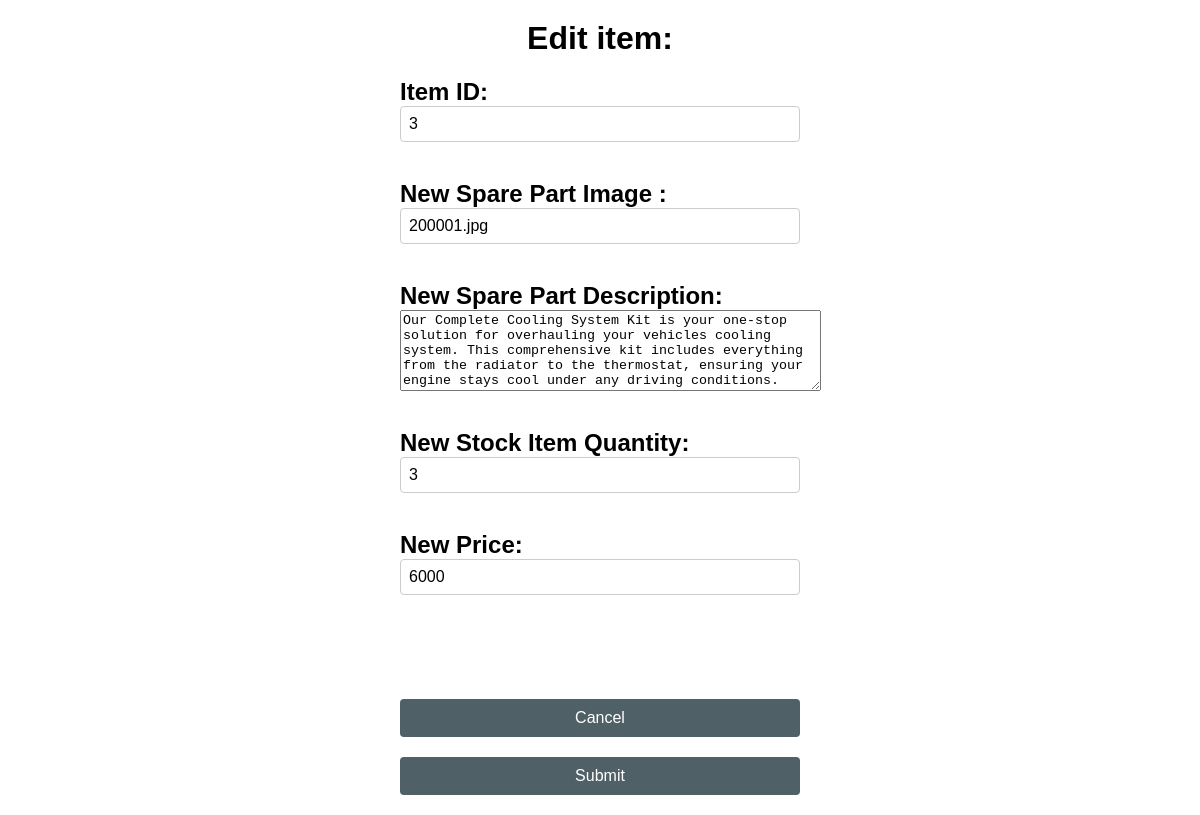
Page /4523html&css/php/editItem.php?sparePartNum=3 on the committed database.
### tables this page shows
CREATE TABLE Item (
    sparePartNum INT(10) NOT NULL,
    sparePartCategory INT(1) NOT NULL,
    sparePartName VARCHAR(255) NOT NULL,
    sparePartImage VARCHAR(100) NOT NULL,
    sparePartDescription VARCHAR(255),
    weight DOUBLE NOT NULL,
    stockItemQty INT(10) NOT NULL,
    price DOUBLE NOT NULL,
    PRIMARY KEY (sparePartNum)
);

### 4523html&css/php/editItem.php (the view, shortened to what this page needs)
<?php
   if (isset($_GET['sparePartNum'])) {
        $sparePartNum = $_GET['sparePartNum'];
        $servername = "127.0.0.1";
        $username = "root";
        $password = "";
        $dbname = "projectdb";
        $conn = new mysqli($servername, $username, $password, $dbname);
       $sql = "SELECT * FROM item WHERE sparePartNum = ".$sparePartNum;
       $result = $conn->query($sql);
       $column = $result->fetch_assoc();
       $partNum = $column["sparePartNum"];
       $img = $column["sparePartImage"];
       $description = $column["sparePartDescription"];
       $quantity = $column["stockItemQty"];
       $price = $column["price"];
    }
?>
<link rel="stylesheet" href="../css/Edit Item form.css" type="text/css">
<div class="container">
  <form method="post" action="<?php echo $_SERVER['PHP_SELF'];?>">
    <h1><?php echo "Edit item:"; ?><h2>
    <label >Item ID:</label>
    <input type="text" value="<?php echo $partNum; ?>"  name="PartNum" readonly>
    <br></br>
    <label >New Spare Part Image :</label>
    <input type="text" value="<?php echo $img; ?>"  name="img">
    <br></br>
    <label >New Spare Part Description:</label>
    <textarea rows="5" cols="50" name="description"><?php echo $description; ?></textarea>
    <br></br>
    <label >New Stock Item Quantity:</label>
    <input type="text" value="<?php echo $quantity; ?>"  name="quantity">
    <br></br>
    <label >New Price:</label>
    <input type="text" value="<?php echo $price; ?>"  name="price">
    <br></br>
    <br>
    <br>
<div class="button-container">
  <input type="button" value="Cancel" onclick="backToItem()">
  <input type="submit" value="Submit" >
</div>

### 4523html&css/css/Edit Item form.css (style rules this page uses)
h1 { text-align: center; }
form { max-width: 400px; margin: 0 auto; }
label { display: block; margin-top: 10px; }
input[type="text"] { width: 100%; padding: 8px; font-size: 16px; border: 1px solid #ccc; border-radius: 4px; }
input[type="reset"] , input[type="button"] , input[type="submit"] { width: 100%; padding: 10px; font-size: 16px; border: none; background-color: #506067; color: white; cursor: pointer; border-radius: 4px; margin-top: 20px; }

### rows in the picture
item: PartNum "3", img "200001.jpg", description "Our Complete Cooling System Kit is your one-stop solution for overhauling your vehicles cooling system. This comprehensive kit includes everything from the radiator to the thermostat, ensuring your engine stays cool under any driving conditions.", quantity "3", price "6000"
